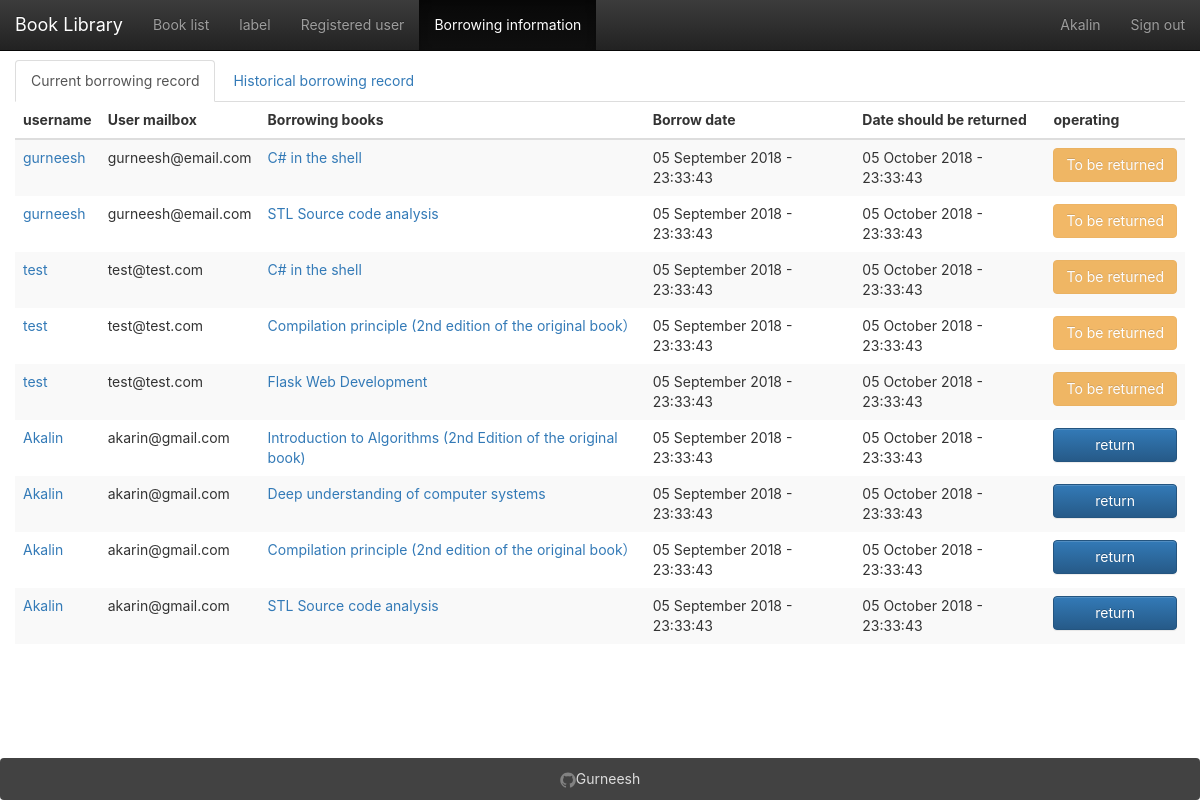
The page /logs_info/ (signed in) on the database its author committed.
### app/models.py (models this page shows, shortened)
class User(UserMixin, db.Model):
    __tablename__ = 'users'
    id = db.Column(db.Integer, primary_key=True)
    email = db.Column(db.String(64), unique=True)
    name = db.Column(db.String(64))
    password_hash = db.deferred(db.Column(db.String(128)))
    major = db.Column(db.String(128))
    role_id = db.Column(db.Integer, db.ForeignKey('roles.id'))
    headline = db.Column(db.String(32), nullable=True)
    about_me = db.deferred(db.Column(db.Text, nullable=True))
    about_me_html = db.deferred(db.Column(db.Text, nullable=True))
    avatar = db.Column(db.String(128))
    member_since = db.Column(db.DateTime(), default=datetime.utcnow)
    @property
    def password(self):
        raise AttributeError('password is not readable attribute')
    def can(self, permissions):
        return self.role is not None and \
               (self.role.permissions & permissions) == permissions
    logs = db.relationship('Log',
                           backref=db.backref('user', lazy='joined'),
                           lazy='dynamic',
                           cascade='all, delete-orphan')
    comments = db.relationship('Comment',
                               backref=db.backref('user', lazy='joined'),
                               lazy='dynamic',
                               cascade='all, delete-orphan')

class Log(db.Model):
    __tablename__ = 'logs'
    id = db.Column(db.Integer, primary_key=True)
    user_id = db.Column(db.Integer, db.ForeignKey('users.id'))
    book_id = db.Column(db.Integer, db.ForeignKey('books.id'))
    borrow_timestamp = db.Column(db.DateTime, default=datetime.now())
    return_timestamp = db.Column(db.DateTime, default=datetime.now())
    returned = db.Column(db.Boolean, default=0)

class Book(db.Model):
    __tablename__ = 'books'
    id = db.Column(db.Integer, primary_key=True)
    isbn = db.Column(db.String(16), unique=True)
    title = db.Column(db.String(128))
    origin_title = db.Column(db.String(128))
    subtitle = db.Column(db.String(128))
    author = db.Column(db.String(128))
    translator = db.Column(db.String(64))
    publisher = db.Column(db.String(64))
    image = db.Column(db.String(128))
    pubdate = db.Column(db.String(32))
    pages = db.Column(db.Integer)
    price = db.Column(db.String(16))
    binding = db.Column(db.String(16))
    numbers = db.Column(db.Integer, default=5)
    summary = db.deferred(db.Column(db.Text, default=""))
    summary_html = db.deferred(db.Column(db.Text))
    catalog = db.deferred(db.Column(db.Text, default=""))
    catalog_html = db.deferred(db.Column(db.Text))
    hidden = db.Column(db.Boolean, default=0)
    logs = db.relationship('Log',
                           backref=db.backref('book', lazy='joined'),
                           lazy='dynamic',
                           cascade='all, delete-orphan')
    comments = db.relationship('Comment', backref='book',
                               lazy='dynamic',
                               cascade='all, delete-orphan')
    @property
    def tags_string(self):
        return ",".join([tag.name for tag in self.tags.all()])

### app/main/log/views.py (the view)
@log.route('/')
@login_required
def index():
    show = request.args.get('show', 0, type=int)
    if show != 0:
        show = 1
    page = request.args.get('page', 1, type=int)
    pagination = Log.query.filter_by(returned=show).order_by(Log.borrow_timestamp.desc()).paginate(page, per_page=10)
    logs = pagination.items
    return render_template("logs_info.html", logs=logs, pagination=pagination, title=u"Borrowing information")

### app/main/__init__.py (called while the page is built)
@lm.user_loader
def load_user(id):
    return User.query.get(int(id))

### app/main/index/views.py (called while the page is built)
@main.app_context_processor
def inject_permissions():
    return dict(Permission=Permission)

### app/main/log/templates/logs_info.html (shortened to what this page needs)
{% extends "base.html" %}
{% from "bootstrap/pagination.html" import render_pagination %}
{% block mycontent %}
    <ul class="nav nav-tabs" role="tablist">
        {% if request.args.get('show',0)!='1' %}
            <li role="presentation" class="active"><a href="#" role="tab">Current borrowing record</a></li>
            <li role="presentation"><a href="{{ url_for('log.index',show=1) }}" role="tab">Historical borrowing record</a></li>
        {% else %}
            <li role="presentation"><a href="{{ url_for('log.index',show=0) }}" role="tab">Current borrowing record</a></li>
            <li role="presentation" class="active"><a href="#" role="tab">Historical borrowing record</a></li>
        {% endif %}
    </ul>
    <div class="tab-content">
        {% if request.args.get('show',0)!='1' %}
            <table class="table table-striped table-hover">
                <thead class="hidden-xs">
                <tr>
                    <th>username</th>
                    <th>User mailbox</th>
                    <th>Borrowing books</th>
                    <th>Borrow date</th>
                    <th>Date should be returned</th>
                    {%- if current_user.is_authenticated -%}
                        <th>operating</th>
                    {%- endif -%}
                </tr>
                </thead>
                <tbody>
                {% for log in logs %}
                    <tr class="animated fadeIn delay-{{ loop.index0 }}">
                        <td><a href="{{ url_for('user.detail' ,user_id=log.user.id) }}">{{ log.user.name }}</a>
                        </td>
                        <td class="hidden-xs">{{ log.user.email }}</td>
                        <td class="hidden-xs"><a
                                href="{{ url_for('book.detail',book_id=log.book.id) }}">{{ log.book.title }}</a></td>
                        <td class="hidden-xs">{{ log.borrow_timestamp.strftime('%d %B %Y - %H:%M:%S') }}</td>
                        <td class="hidden-xs">{{ log.return_timestamp.strftime('%d %B %Y - %H:%M:%S') }}</td>
                        {%- if current_user.is_authenticated -%}
                            <td class="hidden-xs">
                            {% if current_user.id == log.user.id %}
                                <a class="btn btn-primary btn-block"
                                   href="{{ url_for('log.book_return',log_id=log.id,next=request.path) }}">
                                   return
                                </a>
                            {% else %}
                                <button class="btn btn-warning btn-block" disabled>To be returned</button>
                            {% endif %}
                        {%- endif -%}
                        </td>
                    </tr>
                {% endfor %}
                </tbody>
            </table>
        {% endif %}
{% endblock %}

### app/templates/base.html (shortened to what this page needs)
{%- extends "bootstrap/base.html" -%}
{%- from 'bootstrap/utils.html' import flashed_messages,icon -%}
{%- block styles -%}
    <link href="{{ url_for('static',filename='css/bootstrap.min.css') }}" rel="stylesheet">
    <link href="{{ url_for('static',filename='css/bootstrap-theme.min.css') }}" rel="stylesheet">
    <link href="{{ url_for('static',filename='css/main.css') }}" rel="stylesheet">
{%- endblock -%}
{%- block body_attribs %} class="Site"{%- endblock -%}
{%- block navbar -%}
    <nav class="navbar  navbar-inverse navbar-fixed-top">
        <div class="container-fluid">
            <div class="navbar-header">
                <a class="navbar-brand" href="{{ url_for('main.index') }}">Book Library</a>
            </div>
            <div class="collapse navbar-collapse" id="bs-example-navbar-collapse-1">
                <ul class="nav navbar-nav">
                    <li {%- if request.path == url_for('book.index') %} class="active"{%- endif -%} ><a
                            href="{{ url_for('book.index') }}">Book list</a></li>
                    {%- if current_user.is_authenticated -%}
                        <li {%- if request.path == url_for('book.tags') %} class="active"{%- endif -%} ><a
                                href="{{ url_for('book.tags') }}">label</a></li>
                        <li {%- if request.path == url_for('user.index') %} class="active"{%- endif -%} ><a
                                href="{{ url_for('user.index') }}">Registered user</a></li>
                        <li {%- if request.path == url_for('log.index') %} class="active"{%- endif -%} ><a
                                href="{{ url_for('log.index') }}">Borrowing information</a></li>
                    {%- endif -%}
                </ul>
                <ul class="nav navbar-nav navbar-right">
                    {%- if current_user.is_authenticated -%}
                        <li  >
                            <a href="{{ url_for('user.detail',user_id=current_user.id) }}">{{ current_user.name }}</a>
                        </li>
                        <li><a href="{{ url_for('auth.logout') }}">Sign out</a></li>
                    {%- else -%}
                        <li><a href="{{ url_for('auth.login') }}">Sign in</a></li>
                    {%- endif -%}
                </ul>
            </div>
        </div>
    </nav>
{%- endblock -%}
{%- block content -%}
    <main class="container-fluid Site-content">
        {%- block mycontent -%}{%- endblock -%}
    </main>
    <footer class="panel panel-inverse">
        <div id="site-footer-content">
            <div><a href="https://github.com/Gurneesh" target="_blank"><span
                    class="icon icon--github"></span><span class="username">Gurneesh</span></a></div>
        </div>
    </footer>
{%- endblock -%}

### app/static/css/main.css (style rules this page uses)
html, body { height: 100%; width: 100%; margin: 0; padding: 0; }
.Site { display: -webkit-box; display: -moz-box; display: -ms-flexbox; display: -webkit-flex; display: flex; flex-direction: column; }
.Site-content { -webkit-box-flex: 1 0 auto; -moz-box-flex: 1 0 auto; -webkit-flex: 1 0 auto; -ms-flex: 1 0 auto; flex: 1 0 auto; width: 100%; margin-top: 60px; }
.panel.panel-inverse { -webkit-box-flex: none; -moz-box-flex: none; -webkit-flex: none; -ms-flex: none; flex: none; margin-bottom: 0; background-color: #424242; color: white; text-align: center; padding: 1rem; }
.panel.panel-inverse a { color: #ddd; }
.icon > svg { display: inline-block; width: 16px; height: 16px; vertical-align: middle; }
html, body, main { font-family: -apple-system, "Helvetica Neue", Helvetica, Arial, sans-serif; }
.animated { -webkit-animation-fill-mode: both; -moz-animation-fill-mode: both; -ms-animation-fill-mode: both; -o-animation-fill-mode: both; animation-fill-mode: both; -webkit-animation-duration: 1s; -moz-animation-duration: 1s; -ms-animation-duration: 1s; -o-animation-duration: 1s; animation-duration: 1s; }
.delay-0 { -webkit-animation-delay: .05s; -moz-animation-delay: .05s; -o-animation-delay: .05s; animation-delay: .05s; }
.delay-1 { -webkit-animation-delay: .10s; -moz-animation-delay: .10s; -o-animation-delay: .10s; animation-delay: .10s; }
.delay-2 { -webkit-animation-delay: .15s; -moz-animation-delay: .15s; -o-animation-delay: .15s; animation-delay: .15s; }
.delay-3 { -webkit-animation-delay: .20s; -moz-animation-delay: .20s; -o-animation-delay: .20s; animation-delay: .20s; }
.delay-4 { -webkit-animation-delay: .25s; -moz-animation-delay: .25s; -o-animation-delay: .25s; animation-delay: .25s; }
.delay-5 { -webkit-animation-delay: .30s; -moz-animation-delay: .30s; -o-animation-delay: .30s; animation-delay: .30s; }
.delay-6 { -webkit-animation-delay: .35s; -moz-animation-delay: .35s; -o-animation-delay: .35s; animation-delay: .35s; }
.delay-7 { -webkit-animation-delay: .40s; -moz-animation-delay: .40s; -o-animation-delay: .40s; animation-delay: .40s; }
.delay-8 { -webkit-animation-delay: .45s; -moz-animation-delay: .45s; -o-animation-delay: .45s; animation-delay: .45s; }
.fadeIn { -webkit-animation-name: fadeIn; -moz-animation-name: fadeIn; -o-animation-name: fadeIn; animation-name: fadeIn; }
.table.table-striped { border: none; }
.table.table-striped td { border: none; }

### rows shown on the page
User: name "Akalin"
Log: user.name "gurneesh", user.email "gurneesh@email.com", book "C# in the shell", borrow_timestamp "05 September 2018 - 23:33:43", return_timestamp "05 October 2018 - 23:33:43", shows "To be returned"
Log: user.name "gurneesh", user.email "gurneesh@email.com", book "STL Source code analysis", borrow_timestamp "05 September 2018 - 23:33:43", return_timestamp "05 October 2018 - 23:33:43", shows "To be returned"
Log: user.name "test", user.email "test@test.com", book "C# in the shell", borrow_timestamp "05 September 2018 - 23:33:43", return_timestamp "05 October 2018 - 23:33:43", shows "To be returned"
Log: user.name "test", user.email "test@test.com", book "Compilation principle (2nd edition of the original book）", borrow_timestamp "05 September 2018 - 23:33:43", return_timestamp "05 October 2018 - 23:33:43", shows "To be returned"
Log: user.name "test", user.email "test@test.com", book "Flask Web Development", borrow_timestamp "05 September 2018 - 23:33:43", return_timestamp "05 October 2018 - 23:33:43", shows "To be returned"
Log: user.name "Akalin", user.email "akarin@gmail.com", book "Introduction to Algorithms (2nd Edition of the original book)", borrow_timestamp "05 September 2018 - 23:33:43", return_timestamp "05 October 2018 - 23:33:43"
Log: user.name "Akalin", user.email "akarin@gmail.com", book "Deep understanding of computer systems", borrow_timestamp "05 September 2018 - 23:33:43", return_timestamp "05 October 2018 - 23:33:43"
Log: user.name "Akalin", user.email "akarin@gmail.com", book "Compilation principle (2nd edition of the original book）", borrow_timestamp "05 September 2018 - 23:33:43", return_timestamp "05 October 2018 - 23:33:43"
Log: user.name "Akalin", user.email "akarin@gmail.com", book "STL Source code analysis", borrow_timestamp "05 September 2018 - 23:33:43", return_timestamp "05 October 2018 - 23:33:43"
